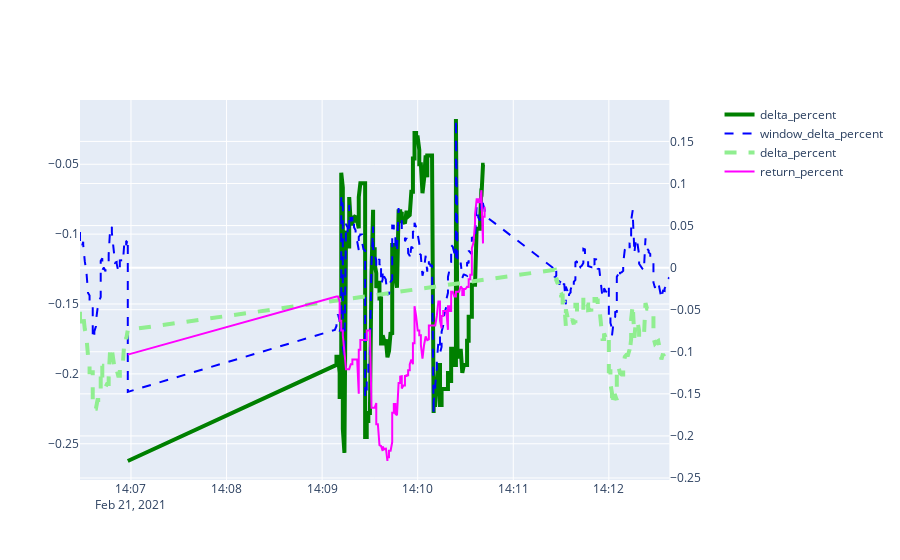

The cell this chart's notebook holds for it:
### Code cell
while True:
    clear_output(wait=True)
    time.sleep(1)

#     df = pd.read_csv("BTC.csv")
# #     df = df.tail(400)
#     fig = make_subplots(specs=[[{"secondary_y": True}]])
#     fig.add_trace(go.Scatter(x=df['date'], y=df['delta_percent'],
#                         mode='lines',
#                         name='delta_percent',
#                             ),
#                       secondary_y=False
#                  )
#     fig.add_trace(go.Scatter(x=df['date'], y=df['window_delta_percent'],
#                         mode='lines',
#                         name='window_delta_percent',
#                             ),
#                    secondary_y=True,
#                  )
#     fig.show()
    
    df = pd.read_csv("ETC2.csv")
    df = df.tail(350)
    d = df.query('state=="not_holding"')
    h = df.query('state=="holding"')

    fig = make_subplots(specs=[[{"secondary_y": True}]])
    fig.add_trace(go.Scatter(x=h['date'], y=h['delta_percent'],
                        line = dict(color='green', width=4),
                        name='delta_percent',
                            ),
                      secondary_y=False
                 )
    fig.add_trace(go.Scatter(x=df['date'], y=df['window_delta_percent'],
                        line = dict(color='blue', width=2, dash='dash'),
                        name='window_delta_percent',
                            ),
                   secondary_y=True,
                 )
    fig.add_trace(go.Scatter(x=d['date'], y=d['delta_percent'],
#                 mode='lines',
                line = dict(color='lightgreen', width=4, dash='dash'),
                name='delta_percent',
                    ),
           secondary_y=True,
         )
    fig.add_trace(go.Scatter(x=df['date'], y=df['return_percent'],
#                 mode='lines',
            line = dict(color='magenta', width=2),
            name='return_percent',
                ),
       secondary_y=True,
     )
    fig.show()


#     break

### Figure 1 — Plotly figure (JSON) as saved in the notebook; plotly's stock layout.template omitted (floating-point values rounded to 4 significant figures; data arrays with more than 128 entries replaced by an {"elided": "..."} marker saying what was removed)
{"data": [{"line": {"color": "green", "width": 4}, "name": "delta_percent", "type": "scatter", "x": {"elided": "168 str values"}, "xaxis": "x", "y": {"elided": "168 float values"}, "yaxis": "y"}, {"line": {"color": "blue", "dash": "dash", "width": 2}, "name": "window_delta_percent", "type": "scatter", "x": {"elided": "350 str values"}, "xaxis": "x", "y": {"elided": "350 float values"}, "yaxis": "y2"}, {"line": {"color": "lightgreen", "dash": "dash", "width": 4}, "name": "delta_percent", "type": "scatter", "x": {"elided": "182 str values"}, "xaxis": "x", "y": {"elided": "182 float values"}, "yaxis": "y2"}, {"line": {"color": "magenta", "width": 2}, "name": "return_percent", "type": "scatter", "x": {"elided": "350 str values"}, "xaxis": "x", "y": {"elided": "350 float values"}, "yaxis": "y2"}], "layout": {"xaxis": {"anchor": "y", "domain": [0, 0.94]}, "yaxis": {"anchor": "x", "domain": [0, 1]}, "yaxis2": {"anchor": "x", "overlaying": "y", "side": "right"}}}
